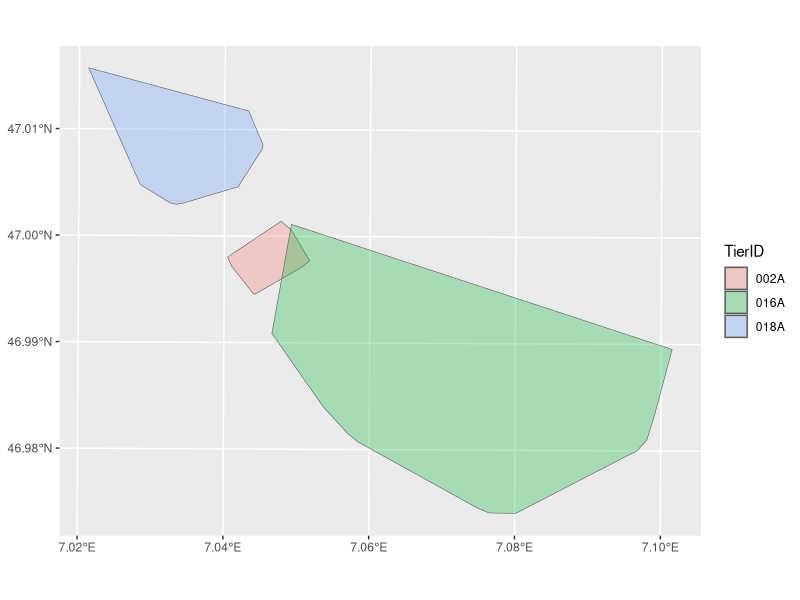
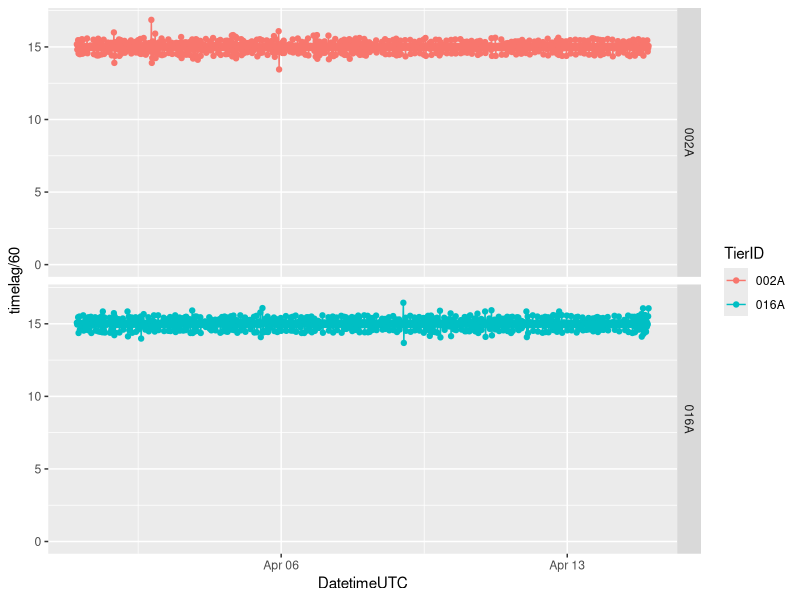
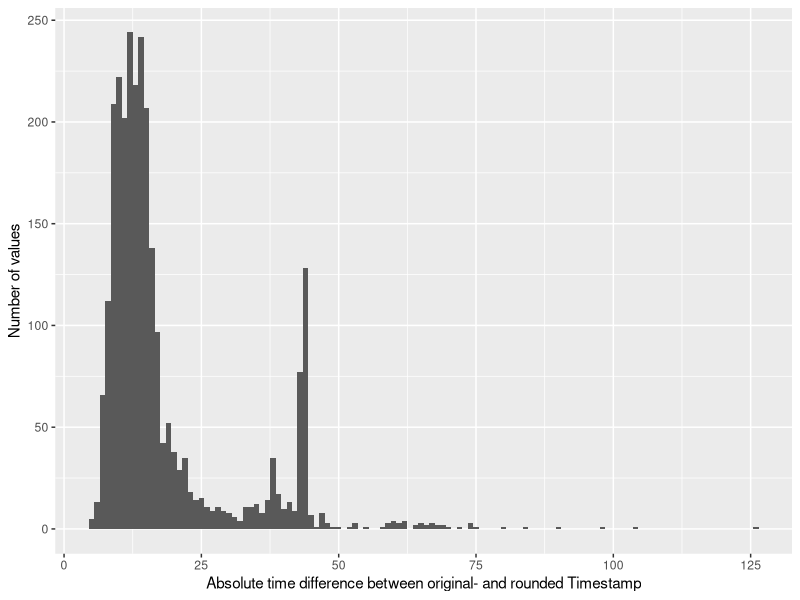
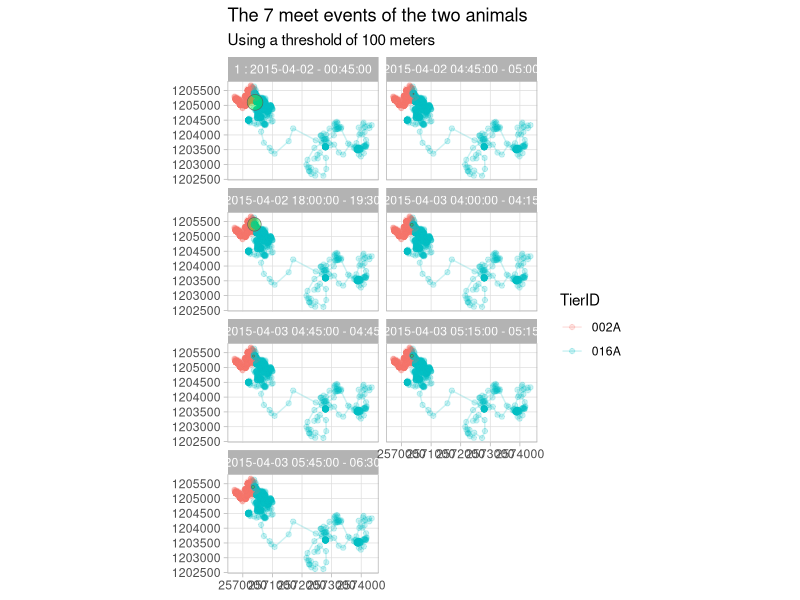

Generate these figures, in order, with R:
## Preperation #################################################################


library(tidyverse)
library(sf)
library(lubridate)

# Import as tibble
wildschwein_BE <- read_delim("00_Rawdata/wildschwein_BE.csv",",")

# Convert to sf-object
wildschwein_BE = st_as_sf(wildschwein_BE, coords = c("Long", "Lat"), crs = 4326,remove = FALSE)

# transform to CH1903 LV95
wildschwein_BE <- st_transform(wildschwein_BE, 2056)

# Add geometry as E/N integer Columns
wildschwein_BE <- st_coordinates(wildschwein_BE) %>%
  cbind(wildschwein_BE,.) %>%
  rename(E = X) %>%
  rename(N = Y)

# Compute timelag, steplength and speed
wildschwein_BE <- wildschwein_BE %>%
  group_by(TierID) %>%
  mutate(
    timelag = as.numeric(difftime(lead(DatetimeUTC),DatetimeUTC,units = "secs")),
    steplength = sqrt((E-lead(E,1))^2+(N-lead(N,1))^2),
    speed = steplength/timelag
  )


#- chunkend

## Input: Creating Functions ###################################################

testfun <- function(){}


testfun()

class(testfun)


testfun <- function(){print("this function does nothing")}

testfun()


testfun <- function(sometext){print(sometext)}

testfun(sometext = "this function does slightly more, but still not much")

# specify two parameters:
# x: the value  with want to take the root from
# n: the root we want to take (2 for 2nd root)

nthroot <- function(x,n){x^(1/n)}

# Test function by taking the second root of 4. 
# Expecting the result to be 2:
nthroot(x = 4,n = 2)


nthroot(27,3)
nthroot(3,3)

nthroot <- function(x,n = 2){x^(1/n)}

# if not stated otherwise, our function takes the square root
nthroot(10)
# We can still overwrite n
nthroot(10,3)


## Task 4 ######################################################################

euclid <- function(x,y,leadval = 1){
  sqrt((x-lead(x,leadval))^2+(y-lead(y,leadval))^2)
}

## Task 2 ######################################################################

wildschwein_filter <- wildschwein_BE %>%
  filter(DatetimeUTC > "2015-04-01",
         DatetimeUTC < "2015-04-15") 

wildschwein_filter %>%
  group_by(TierID) %>%
  summarise() %>%
  st_convex_hull() %>%
  ggplot() + geom_sf(aes(fill = TierID),alpha = 0.3)

wildschwein_filter <- wildschwein_filter %>%
  filter(TierID != "018A")


#- chunkend

## Task 3 ######################################################################


head(wildschwein_filter)

ggplot(wildschwein_filter, aes(DatetimeUTC,timelag/60, colour = TierID)) + 
  geom_line() + 
  geom_point()+ 
  expand_limits(y = 0) +
  facet_grid(TierID~.)


wildschwein_filter <- wildschwein_filter %>%
  group_by(TierID) %>%
  mutate(
    DatetimeRound = round_date(DatetimeUTC,"15 minutes")
  )

wildschwein_filter %>%
  mutate(delta = abs(as.integer(difftime(DatetimeUTC,DatetimeRound, units = "secs")))) %>%
  ggplot(aes(delta)) +
  geom_histogram(binwidth = 1) +
  labs(x = "Absolute time difference between original- and rounded Timestamp",
       y = "Number of values")

## Task 4 ######################################################################

wildschwein_join <- wildschwein_filter %>%
  ungroup() %>%
  select(TierID,DatetimeRound,E,N) %>%
  st_set_geometry(NULL) %>%
  split(.$TierID) %>%
  accumulate(~full_join(.x,.y, by = "DatetimeRound")) %>%
  pluck(length(.))


euclid2 <- function(x1,y1,x2,y2){
  sqrt((x1-x2)^2+(y2-y2)^2)
}


wildschwein_join <- wildschwein_join %>%
  mutate(
    distance = euclid2(E.x,N.x,E.y,N.y),
    meet = distance < 100
  )


wildschwein_join

## Task 5 ######################################################################


# library(ggpmisc)
# 
# pk25 <- brick("../CMA_FS2018_Filestorage/pk25.tif")
# swissimage <- brick("../CMA_FS2018_Filestorage/swissimage_250cm.tif")

number_seq = function(bool){
  fac <- as.factor(ifelse(bool,1+cumsum(!bool),NA))
  levels(fac) <- 1:length(levels(fac))
  return(fac)
}


library(lwgeom)

wildschwein_spread <- wildschwein_join %>%
  mutate(meet_seq = number_seq(meet)) %>% 
  gather(key,val, contains(".")) %>%
  separate(key,into = c("key","animal")) %>%
  spread(key,val,convert = T) %>%
  arrange(TierID,DatetimeRound) %>%
  st_as_sf(coords = c("E","N"),remove = F) %>%
  st_set_crs(2056) 

meets <- wildschwein_spread %>%
  filter(meet) %>%
  group_by(meet_seq) %>%
  summarise(
    start = min(DatetimeRound),
    end = max(DatetimeRound)
  ) %>%
  mutate(name = paste(meet_seq,":",start,"-",strftime(end,format = "%H:%M:%S"))) %>%
  st_minimum_bounding_circle()

ggplot(wildschwein_spread) +
  geom_point(aes(E,N,colour = TierID),alpha = 0.2) +
  geom_path(aes(E,N,colour = TierID),alpha = 0.2) +
  geom_sf(data = meets, alpha = 0.3, fill = "green") +
  facet_wrap(~name, ncol = 2) +
  coord_sf(datum = 2056) +
  theme_light() +
  theme(axis.title = element_blank()) +
  labs(title = paste("The",nrow(meets),"meet events of the two animals"), subtitle = "Using a threshold of 100 meters")




## Task 6 ######################################################################

## 
## meanmeetpoints <- wildschwein_join %>%
##   filter(meet) %>%
##   mutate(
##     E.mean = (E.x+E.y)/2,
##     N.mean = (N.x+N.y)/2
## 
##   )
## 
## library(plotly)
## plot_ly(wildschwein_join, x = ~E.x,y = ~N.x, z = ~DatetimeRound,type = "scatter3d", mode = "lines") %>%
##   add_trace(wildschwein_join, x = ~E.y,y = ~N.y, z = ~DatetimeRound) %>%
##   add_markers(data = meanmeetpoints, x = ~E.mean,y = ~N.mean, z = ~DatetimeRound) %>%
##   layout(scene = list(xaxis = list(title = 'E'),
##                       yaxis = list(title = 'N'),
##                       zaxis = list(title = 'Time')))
## 

## wildschwein_join %>%
##   filter(DatetimeRound<"2015-04-04") %>%
##   plot_ly(x = ~E.x,y = ~N.x, z = ~DatetimeRound,type = "scatter3d", mode = "lines") %>%
##   add_trace(wildschwein_join, x = ~E.y,y = ~N.y, z = ~DatetimeRound) %>%
##   add_markers(data = meanmeetpoints, x = ~E.mean,y = ~N.mean, z = ~DatetimeRound) %>%
##   layout(scene = list(xaxis = list(title = 'E'),
##                       yaxis = list(title = 'N'),
##                       zaxis = list(title = 'Time')))
